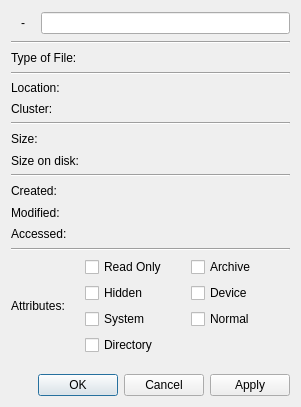
<?xml version="1.0" encoding="UTF-8"?>
<ui version="4.0">
 <class>FatxFileDialog</class>
 <widget class="QDialog" name="FatxFileDialog">
  <property name="geometry">
   <rect>
    <x>0</x>
    <y>0</y>
    <width>299</width>
    <height>407</height>
   </rect>
  </property>
  <property name="windowTitle">
   <string>Dialog</string>
  </property>
  <layout class="QHBoxLayout" name="horizontalLayout_12">
   <item>
    <layout class="QVBoxLayout" name="verticalLayout" stretch="0,0,1,0,1,1,0,1,1,0,1,1,1,0,1,0,0">
     <item>
      <layout class="QHBoxLayout" name="horizontalLayout">
       <item>
        <widget class="QLabel" name="imgIcon">
         <property name="minimumSize">
          <size>
           <width>24</width>
           <height>24</height>
          </size>
         </property>
         <property name="maximumSize">
          <size>
           <width>24</width>
           <height>24</height>
          </size>
         </property>
         <property name="text">
          <string>-</string>
         </property>
         <property name="scaledContents">
          <bool>true</bool>
         </property>
         <property name="alignment">
          <set>Qt::AlignCenter</set>
         </property>
        </widget>
       </item>
       <item>
        <widget class="QLineEdit" name="txtName">
         <property name="readOnly">
          <bool>false</bool>
         </property>
        </widget>
       </item>
      </layout>
     </item>
     <item>
      <widget class="Line" name="line">
       <property name="orientation">
        <enum>Qt::Horizontal</enum>
       </property>
      </widget>
     </item>
     <item>
      <layout class="QHBoxLayout" name="horizontalLayout_7">
       <item>
        <widget class="QLabel" name="label_5">
         <property name="text">
          <string>Type of File:</string>
         </property>
        </widget>
       </item>
       <item>
        <widget class="QLabel" name="lblTypeOfFile">
         <property name="text">
          <string/>
         </property>
         <property name="textInteractionFlags">
          <set>Qt::LinksAccessibleByKeyboard|Qt::LinksAccessibleByMouse|Qt::TextBrowserInteraction|Qt::TextSelectableByKeyboard|Qt::TextSelectableByMouse</set>
         </property>
        </widget>
       </item>
      </layout>
     </item>
     <item>
      <widget class="Line" name="line_3">
       <property name="orientation">
        <enum>Qt::Horizontal</enum>
       </property>
      </widget>
     </item>
     <item>
      <layout class="QHBoxLayout" name="horizontalLayout_2">
       <item>
        <widget class="QLabel" name="label">
         <property name="text">
          <string>Location:</string>
         </property>
        </widget>
       </item>
       <item>
        <widget class="QLabel" name="lblLocation">
         <property name="sizePolicy">
          <sizepolicy hsizetype="Ignored" vsizetype="Fixed">
           <horstretch>0</horstretch>
           <verstretch>0</verstretch>
          </sizepolicy>
         </property>
         <property name="text">
          <string/>
         </property>
         <property name="textInteractionFlags">
          <set>Qt::LinksAccessibleByKeyboard|Qt::LinksAccessibleByMouse|Qt::TextBrowserInteraction|Qt::TextSelectableByKeyboard|Qt::TextSelectableByMouse</set>
         </property>
        </widget>
       </item>
      </layout>
     </item>
     <item>
      <layout class="QHBoxLayout" name="horizontalLayout_8">
       <item>
        <widget class="QLabel" name="label_6">
         <property name="text">
          <string>Cluster:</string>
         </property>
        </widget>
       </item>
       <item>
        <widget class="QLabel" name="lblCluster">
         <property name="text">
          <string/>
         </property>
         <property name="textInteractionFlags">
          <set>Qt::LinksAccessibleByKeyboard|Qt::LinksAccessibleByMouse|Qt::TextBrowserInteraction|Qt::TextSelectableByKeyboard|Qt::TextSelectableByMouse</set>
         </property>
        </widget>
       </item>
      </layout>
     </item>
     <item>
      <widget class="Line" name="line_5">
       <property name="orientation">
        <enum>Qt::Horizontal</enum>
       </property>
      </widget>
     </item>
     <item>
      <layout class="QHBoxLayout" name="horizontalLayout_3">
       <item>
        <widget class="QLabel" name="label_2">
         <property name="text">
          <string>Size:</string>
         </property>
        </widget>
       </item>
       <item>
        <widget class="QLabel" name="lblSize">
         <property name="text">
          <string/>
         </property>
         <property name="textInteractionFlags">
          <set>Qt::LinksAccessibleByKeyboard|Qt::LinksAccessibleByMouse|Qt::TextBrowserInteraction|Qt::TextSelectableByKeyboard|Qt::TextSelectableByMouse</set>
         </property>
        </widget>
       </item>
      </layout>
     </item>
     <item>
      <layout class="QHBoxLayout" name="horizontalLayout_4">
       <item>
        <widget class="QLabel" name="label_3">
         <property name="text">
          <string>Size on disk:</string>
         </property>
        </widget>
       </item>
       <item>
        <widget class="QLabel" name="lblSizeOnDisk">
         <property name="text">
          <string/>
         </property>
         <property name="textInteractionFlags">
          <set>Qt::LinksAccessibleByKeyboard|Qt::LinksAccessibleByMouse|Qt::TextBrowserInteraction|Qt::TextSelectableByKeyboard|Qt::TextSelectableByMouse</set>
         </property>
        </widget>
       </item>
      </layout>
     </item>
     <item>
      <widget class="Line" name="line_4">
       <property name="orientation">
        <enum>Qt::Horizontal</enum>
       </property>
      </widget>
     </item>
     <item>
      <layout class="QHBoxLayout" name="horizontalLayout_11">
       <item>
        <widget class="QLabel" name="label_7">
         <property name="text">
          <string>Created:</string>
         </property>
        </widget>
       </item>
       <item>
        <widget class="QLabel" name="lblCreated">
         <property name="text">
          <string/>
         </property>
         <property name="textInteractionFlags">
          <set>Qt::LinksAccessibleByKeyboard|Qt::LinksAccessibleByMouse|Qt::TextBrowserInteraction|Qt::TextSelectableByKeyboard|Qt::TextSelectableByMouse</set>
         </property>
        </widget>
       </item>
      </layout>
     </item>
     <item>
      <layout class="QHBoxLayout" name="horizontalLayout_10">
       <item>
        <widget class="QLabel" name="label_8">
         <property name="text">
          <string>Modified:</string>
         </property>
        </widget>
       </item>
       <item>
        <widget class="QLabel" name="lblModified">
         <property name="text">
          <string/>
         </property>
         <property name="textInteractionFlags">
          <set>Qt::LinksAccessibleByKeyboard|Qt::LinksAccessibleByMouse|Qt::TextBrowserInteraction|Qt::TextSelectableByKeyboard|Qt::TextSelectableByMouse</set>
         </property>
        </widget>
       </item>
      </layout>
     </item>
     <item>
      <layout class="QHBoxLayout" name="horizontalLayout_9">
       <item>
        <widget class="QLabel" name="label_9">
         <property name="text">
          <string>Accessed:</string>
         </property>
        </widget>
       </item>
       <item>
        <widget class="QLabel" name="lblAccessed">
         <property name="text">
          <string/>
         </property>
         <property name="textInteractionFlags">
          <set>Qt::LinksAccessibleByKeyboard|Qt::LinksAccessibleByMouse|Qt::TextBrowserInteraction|Qt::TextSelectableByKeyboard|Qt::TextSelectableByMouse</set>
         </property>
        </widget>
       </item>
      </layout>
     </item>
     <item>
      <widget class="Line" name="line_2">
       <property name="orientation">
        <enum>Qt::Horizontal</enum>
       </property>
      </widget>
     </item>
     <item>
      <layout class="QHBoxLayout" name="horizontalLayout_5" stretch="1,3">
       <item>
        <widget class="QLabel" name="label_4">
         <property name="text">
          <string>Attributes:</string>
         </property>
        </widget>
       </item>
       <item>
        <layout class="QGridLayout" name="gridLayout">
         <item row="0" column="0">
          <widget class="QCheckBox" name="chReadOnly">
           <property name="text">
            <string>Read Only</string>
           </property>
          </widget>
         </item>
         <item row="0" column="1">
          <widget class="QCheckBox" name="chArchive">
           <property name="text">
            <string>Archive</string>
           </property>
          </widget>
         </item>
         <item row="1" column="0">
          <widget class="QCheckBox" name="chHidden">
           <property name="text">
            <string>Hidden</string>
           </property>
          </widget>
         </item>
         <item row="1" column="1">
          <widget class="QCheckBox" name="chDevice">
           <property name="text">
            <string>Device</string>
           </property>
          </widget>
         </item>
         <item row="2" column="0">
          <widget class="QCheckBox" name="chSystem">
           <property name="text">
            <string>System</string>
           </property>
          </widget>
         </item>
         <item row="2" column="1">
          <widget class="QCheckBox" name="chNormal">
           <property name="text">
            <string>Normal</string>
           </property>
          </widget>
         </item>
         <item row="3" column="0">
          <widget class="QCheckBox" name="chDirectory">
           <property name="text">
            <string>Directory</string>
           </property>
          </widget>
         </item>
        </layout>
       </item>
      </layout>
     </item>
     <item>
      <spacer name="verticalSpacer">
       <property name="orientation">
        <enum>Qt::Vertical</enum>
       </property>
       <property name="sizeHint" stdset="0">
        <size>
         <width>279</width>
         <height>13</height>
        </size>
       </property>
      </spacer>
     </item>
     <item>
      <layout class="QHBoxLayout" name="horizontalLayout_6">
       <item>
        <spacer name="horizontalSpacer">
         <property name="orientation">
          <enum>Qt::Horizontal</enum>
         </property>
         <property name="sizeHint" stdset="0">
          <size>
           <width>40</width>
           <height>20</height>
          </size>
         </property>
        </spacer>
       </item>
       <item>
        <widget class="QPushButton" name="btnOK">
         <property name="text">
          <string>OK</string>
         </property>
        </widget>
       </item>
       <item>
        <widget class="QPushButton" name="btnCancel">
         <property name="text">
          <string>Cancel</string>
         </property>
        </widget>
       </item>
       <item>
        <widget class="QPushButton" name="btnApply">
         <property name="text">
          <string>Apply</string>
         </property>
        </widget>
       </item>
      </layout>
     </item>
    </layout>
   </item>
  </layout>
 </widget>
 <resources/>
 <connections/>
</ui>
